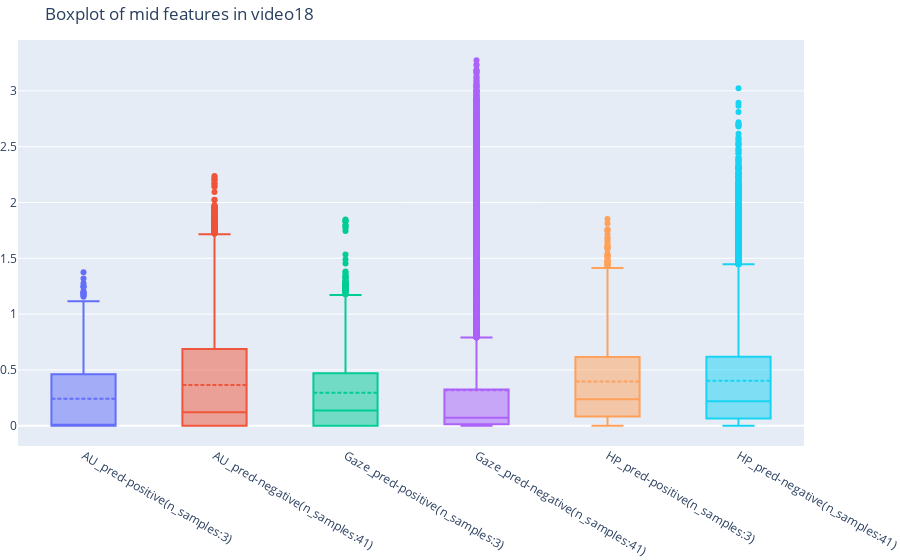

Notebook code cell kept with this figure:
### Code cell
# compare each video
video_name = 'video18'
compare_mid_feat(["4_d_a", "4_d_g", "4_d_h"], [10, 10, 5], video_name, ["AU", "Gaze", "HP"], type='box')

### Figure 1 — Plotly figure (JSON) as saved in the notebook; plotly's stock layout.template omitted (floating-point values rounded to 4 significant figures; data arrays with more than 128 entries replaced by an {"elided": "..."} marker saying what was removed)
{"data": [{"boxmean": true, "name": "AU_pred-positive(n_samples:3)", "showlegend": false, "type": "box", "y": {"elided": "1536 float values"}}, {"boxmean": true, "name": "AU_pred-negative(n_samples:41)", "showlegend": false, "type": "box", "y": {"elided": "20992 float values"}}, {"boxmean": true, "name": "Gaze_pred-positive(n_samples:3)", "showlegend": false, "type": "box", "y": {"elided": "1536 float values"}}, {"boxmean": true, "name": "Gaze_pred-negative(n_samples:41)", "showlegend": false, "type": "box", "y": {"elided": "20992 float values"}}, {"boxmean": true, "name": "HP_pred-positive(n_samples:3)", "showlegend": false, "type": "box", "y": {"elided": "1536 float values"}}, {"boxmean": true, "name": "HP_pred-negative(n_samples:41)", "showlegend": false, "type": "box", "y": {"elided": "20992 float values"}}], "layout": {"legend": {"font": {"size": 15}, "orientation": "h"}, "margin": {"b": 0, "l": 0, "r": 0, "t": 40}, "title": {"text": "Boxplot of mid features in video18"}}}
